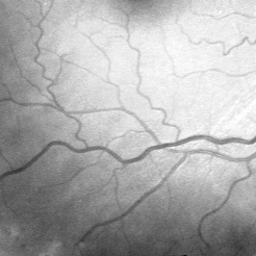
%> input picture Thuat toan chi Tran/Phu/vessel.png, 256 x 256 px
$ octave --eval "result = detectVessel(imread('vessel.png'));"   (GNU Octave 9; MATLAB toolbox functions it lacks are replaced by stand-ins)
%> lines starting %> are read from the running program, lines starting %| are printed output that depends on the picture; in (x1, y1, x2, y2) boxes, pixels count from 0 and x2, y2 are one past the last pixel; in counts of white or black regions, pixels touching at a corner belong together; the program's own positions count from 1
### Thuat toan chi Tran/Phu/FrangiFilter.m
function [output,scale,direction] = FrangiFilter(im)
% function [output,scale,direction] = FrangiFilter(im,options)
% Ham FrangiFilter dung vector truc giao Hessian de tinh toan tinh like
% -liness cua 1 vung anh dua theo pp Multiscale.
%
% [output,scale,direction] = FrangiFilter(im,options)
%
% inputs,
%   I : The input image (vessel image)
%   Options : Struct with input options,
%       .FrangiscaleRange   : Khoang xac dinh cua scale duoc su dung
%       .FrangiscaleRatio   : Step cua scale
%       .FrangiBetaOne      : Tham so Beta trong (2.15). Default b=0.5
%       .FrangiBetaTwo      : Tham so c trong (2.15), default c=15
%
% outputs,
%   output      : The vessel enhanced image (pixel is the maximum found in
%                   all scales)
%   scale       : Tra ve scale ma pixel dat cuc dai qua bo loc.
%   direction   : Huong cua pixel dua tren eigenvector nho hon.
%
% Example,
%   I=double(imread ('vessel.png'));
%   Ivessel=FrangiFilter(I);
%
% Written by Marc Schrijver, 2/11/2001
% Re-Written by D.Kroon University of Twente (May 2009)
% Re-Written by Quoc Du University of Science (December 2012)


%     Convert gray to double
    if (~strcmp(class(im),'double'))
        im=double(im);
    end

    defaultoptions = struct('range', [2 6], 'ratio', 1.25, 'beta', 2.0, 'c', 450);
% [14 lines of commented-out code are left out]
    loop=1;
    while(round(defaultoptions.range(1)*(defaultoptions.ratio)^loop) <= defaultoptions.range(2))
        loop=loop+1;
    end

    beta  = defaultoptions.beta;
    c     = defaultoptions.c;

%     Tao ra cac mang chua cac anh trung gian.
    ALLfiltered=zeros([size(im) loop]);
    ALLangles=zeros([size(im) loop]);

%     Loc Multiscale
    down=defaultoptions.range(1);   %2
    for i = 1:loop

        %   Tinh ma tran Hessian thong qua G(x,sigma)
        [Dxx,Dxy,Dyy] = Hessian(im,down);

        %   Cong thuc (2.2)
        Dxx = (down^2)*Dxx;
        Dxy = (down^2)*Dxy;
        Dyy = (down^2)*Dyy;

        %   Tinh tri rieng va vector rieng
        [Lambda1,Lambda2,Ix,Iy]=eig2image(Dxx,Dxy,Dyy);

        %   Tinh direction cac vector rieng
        angles = atan2(Ix,Iy);

        %   Tinh do tuong dong
        Lambda2(Lambda2==0) = eps;
        Rb = (Lambda1./Lambda2).^2;     %   Cong thuc (2.10)
        S2 = Lambda2.^2 + Lambda1.^2;   %   Cong thuc (2.12)

        %   Anh output tuong ung voi scale
        Ifiltered = exp(-Rb/beta) .*(ones(size(im))-exp(-S2/c)); %   Cong thuc (2.13)
        Ifiltered(Lambda2<0)=0;     %   Cong thuc (6.6)

        %   Voi moi phan tu la mot anh sau khi loc tuong ung voi scale.
        ALLfiltered(:,:,i) = Ifiltered;
        ALLangles(:,:,i) = angles;

        down=down+defaultoptions.ratio;
    end
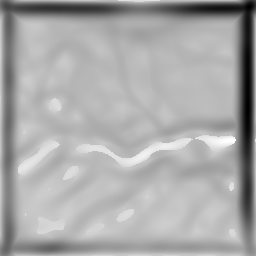
%> Lambda2: size 256x256 double; min -61.3, max 14.47, mean -10.94; drawn with min black and max white
%> after the loop, down = 9.5
        largest_vessel= Ifiltered;

%     To hop gia tri likeliness theo cong thuc (2.14)
    if loop > 1
        [output,scale] = max(ALLfiltered,[],3);  %   Cong thuc (2.14)
        output = reshape(output,size(im));
        if(nargout>1)
            scale = reshape(scale,size(im));
        end
        if(nargout>2)
            direction = reshape(ALLangles((1:numel(im))'+(scale(:)-1)*numel(im)),size(im));
        end
    else
        output = reshape(ALLfiltered,size(im));
        if(nargout>1)
                scale = ones(size(im));
        end
        if(nargout>2)
            direction = reshape(ALLangles,size(im));
        end
    end

    direction=normal(direction);    %   Dua direction ve trong khoang [0,pi]
end

### Thuat toan chi Tran/Phu/Hessian.m
function [Dxx,Dxy,Dyy] = Hessian(I,Sigma)

if nargin < 2, Sigma = 1; end

   [X,Y]   = ndgrid(-round(3*Sigma):round(3*Sigma));

%   Chung minh cong thuc trong giay nhap.
DGaussxx = 1/(2*pi*Sigma^4) * (X.^2/Sigma^2 - 1) .* exp(-(X.^2 + Y.^2)/(2*Sigma^2));
DGaussxy = 1/(2*pi*Sigma^6) * (X .* Y)           .* exp(-(X.^2 + Y.^2)/(2*Sigma^2));
DGaussyy = DGaussxx';

%   Loc theo mat na cua ham Guass trong khong gian scale tuyen tinh.
Dxx = imfilter(I,DGaussxx,'conv');
Dxy = imfilter(I,DGaussxy,'conv');
Dyy = imfilter(I,DGaussyy,'conv');

### Thuat toan chi Tran/Phu/normal.m
function Direction = normal(Direction)
    [m n]=size(Direction);
%> m = 256; n = 256
    for i=1:m
        for j=1:n
            if (Direction(i,j)<0)
                Direction(i,j)=Direction(i,j)+pi;
            end
        end
    end
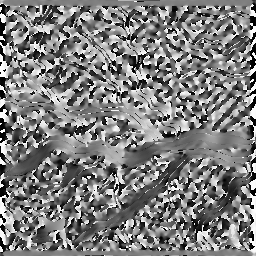
%> Direction: size 256x256 double; min 2.03e-05, max 3.14, mean 1.55; drawn with min black and max white
    Direction=pi-Direction;
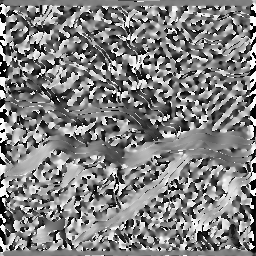
%> Direction: size 256x256 double; min 6.63e-06, max 3.14, mean 1.59; drawn with min black and max white
%> in detectVessel, `level = graythresh(output);`: level = 0.263
%> in detectVessel, `Img_Pro = im2bw(output,level);`: Img_Pro: size 256x256 logical; 2.7% white; 31 white regions (25 under 20 px), largest, box (x1, y1, x2, y2) and area: (4, 134, 256, 176) 1175, (188, 149, 252, 162) 210, (131, 156, 186, 209) 138, (123, 109, 158, 141) 65, (224, 173, 250, 203) 56, (58, 106, 67, 114) 21
%> in detectVessel, `output1(output1 <= theshold) = 0;`: output1: size 256x256 double; min 0, max 0.982, mean 0.0222
%> in detectVessel, `output1(output1 > theshold) = 1;`: output1: size 256x256 double; values 0 (black) and 1 (white), 11.3% white; 92 white regions (68 under 20 px), largest, box (x1, y1, x2, y2) and area: (4, 5, 256, 249) 5332, (118, 8, 181, 137) 514, (60, 166, 85, 185) 194
end

### Thuat toan chi Tran/Phu/findNeighbors.m
function [output, kc_euclid] = findNeighbors(Img,ratio,ep_kc)
%> called with ratio = 0.02, ep_kc = 10
n = size(Img,1); m = size(Img,2);
%> after `n = size(Img,1)`: n = 256
%> after `m = size(Img,2)`: m = 256
S = n*m; kc_euclid = 0;
%> after `S = n*m`: S = 65536
output = Img;
[L,N] = bwlabel(Img, 8);
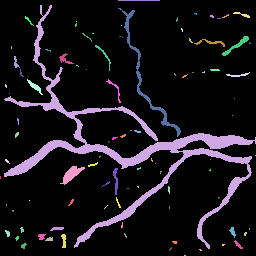
%> L: size 256x256 double; 93 distinct labels, from 0 to 92; one colour per label, 0 black
%> N = 92
PP  = regionprops(L,'PixelIdxList');
%> PP = 92 items
AA  = regionprops(L,'Area');
%> AA = 92 regions; largest, Area: 5332, 514, 194, 118, 73
id = 0;
max_area = 0;
DS = [];
Toado = cell(1);
for i=1:N
    A = AA(i).Area;
    P = PP(i).PixelIdxList;
    XY = getxy(n,P);
    Toado{i} = XY;
    if(A/S*100<ratio)
        output(L==i) = 0;
        continue;
    end
    DS = [DS i];
    if(A>max_area)
        id = i;
        max_area = A;
    end
end
%> this loop made 92 passes
%> (A, DS, id, max_area) on pass 2: (5332, 2, 2, 5332)
%> (A, P, X in getxy, Y in getxy, XY) on passes 1, 3, 6, 7, 8: (3, [177; 178; 179], [1; 1; 1], [178; 179; 180], [178 1; 179 1; 180 1]), (6, [1365; 1366; 1367; 1622; 1623; 1624], [6; 6; 6; 7; 7; 7], [86; 87; 88; 87; 88; 89], [86 6; 87 6; 88 6; 87 7; 88 7; 89 7]), (2, [1741; 1742], [7; 7], [206; 207], [206 7; 207 7]), (1, 2398, 10, 95, [95 10]), (3, [2863; 2864; 2865], [12; 12; 12], [48; 49; 50], [48 12; 49 12; 50 12])
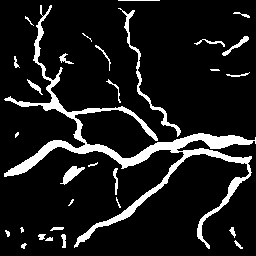
%> output: size 256x256 double; values 0 (black) and 1 (white), 10.8% white; 30 white regions (6 under 20 px), largest, box (x1, y1, x2, y2) and area: (4, 5, 256, 249) 5332, (118, 8, 181, 137) 514, (60, 166, 85, 185) 194
%> after the loop, DS = 30 values from 2 to 88; Toado = 92 items
if(id==0)
    return;
end
List = id;
%> List = 2
List_Toado = Toado{id};
luot = 1; i = 1;
euclid = 0;
soluot = ceil(sqrt(length(DS)));
%> soluot = 6
while(i<=length(DS)&&luot<=soluot)
    if(isempty(find(List==DS(i))))
        H = Toado{DS(i)};
        euclid = khoangcach(H,List_Toado);
        if(euclid<=ep_kc)
            List = [List DS(i)];
            List_Toado = [List_Toado; H];
            if(euclid>kc_euclid)
                kc_euclid = euclid;
            end
        end
    end
    i = i+1;
    if(i>length(DS))
        i = 1;
        luot = luot+1;
    end
end
%> this loop made 180 passes
%> (kc in khoangcach, euclid, List, kc_euclid) on passes 7, 8, 14, 40: (3, 3, [2 17], 3), (6, 6, [2 17 18], 6), (9, 9, [2 17 18 24 26], 9), (9.06, 9.06, [2 17 18 24 26 39 42 43 45 22], 9.06)
%> (kc in khoangcach, euclid, List) on passes 12, 19, 20, 21, 23, 41: (5, 5, [2 17 18 24]), (4.12, 4.12, [2 17 18 24 26 39]), (4, 4, [2 17 18 24 26 39 42]), (3, 3, [2 17 18 24 26 39 42 43]), (3, 3, [2 17 18 24 26 39 42 43 45]), (5, 5, [2 17 18 24 26 39 42 43 45 22 23])
%> after the loop, H = 30 rows, first 12: [243 235; 242 236; 243 236; 244 236; 245 236; 243 237; 244 237; 245 237; 246 237; 247 237; 244 238; 245 238]; List = [2 17 18 24 26 39 42 43 45 22 23 35 44 20 31]; luot = 7
for i=1:length(DS)
    if(isempty(find(List==DS(i))))
        output(L==DS(i)) = 0;
    end
end
%> this loop made 30 passes
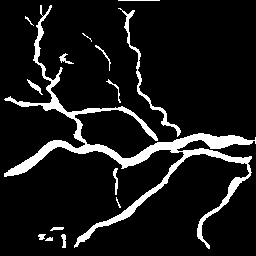
%> output: size 256x256 double; values 0 (black) and 1 (white), 9.8% white; 15 white regions (2 under 20 px), largest, box (x1, y1, x2, y2) and area: (4, 5, 256, 249) 5332, (118, 8, 181, 137) 514, (113, 168, 118, 195) 73

end

### Thuat toan chi Tran/Phu/getxy.m
function [XY] = getxy(n,P)
X = floor(P/n)+1; Y = mod(P,n)+1;
XY = [Y X];
end

### Thuat toan chi Tran/Phu/khoangcach.m
function [kc] = khoangcach(H1, H2)
Eucl =  pdist2(H1,H2);
kc = min(min(Eucl));
end

### Thuat toan chi Tran/Phu/skeleton.m
function S=skeleton(I,verbose)
% This function Skeleton will calculate an accurate skeleton (centerlines)
% of an object represented by an binary image / volume using the fastmarching
% distance transform.
%
% S=skeleton(I,verbose)
%
% inputs,
%	I : A 2D or 3D binary image
%	verbose : Boolean, set to true (default) for debug information
%
% outputs
%   S : Cell array with the centerline coordinates of the skeleton branches
%
% Literature
%   Robert van Uitert and Ingmar Bitter : "Subvoxel precise skeletons of volumetric
%	data base on fast marching methods", 2007.
%
% Example 2D,
%
% % Read Blood vessel image
%   I=im2double(rgb2gray(imread('images/vessels2d.png')));
%
% % Convert double image to logical
%   Ibin=I<0.5;
%
% % Use fastmarching to find the skeleton
%   S=skeleton(Ibin);
% % Display the skeleton
%   figure, imshow(Ibin); hold on;
%   for i=1:length(S)
%     L=S{i};
%     plot(L(:,2),L(:,1),'-','Color',rand(1,3));
%   end
%
%
%  Example 3D,
%
% % Read Blood vessel image
%   load('images/vessels3d');
% % Note, this data is pre-processed from Dicom ConeBeam-CT with
% % V = imfill(Vraw > 30000,'holes');
%
% % Use fastmarching to find the skeleton
%   S=skeleton(V);
%
%
% % Show the iso-surface of the vessels
% figure,
%   FV = isosurface(V,0.5)
%   patch(FV,'facecolor',[1 0 0],'facealpha',0.3,'edgecolor','none');
%   view(3)
%   camlight
% % Display the skeleton
%   hold on;
%   for i=1:length(S)
%     L=S{i};
%     plot3(L(:,2),L(:,1),L(:,3),'-','Color',rand(1,3));
%   end

if(nargin<2), verbose=true; end

if(size(I,3)>1), IS3D=true; else IS3D=false; end

% Distance to vessel boundary
BoundaryDistance=getBoundaryDistance(I,IS3D);
% if(verbose),
%     disp('Distance Map Constructed');
% end

% Get maximum distance value, which is used as starting point of the
% first skeleton branch
[SourcePoint,maxD]=maxDistancePoint(BoundaryDistance,I,IS3D);

% Make a fastmarching speed image from the distance image
SpeedImage=(BoundaryDistance/maxD).^4;
SpeedImage(SpeedImage==0)=1e-10;

% Skeleton segments found by fastmarching
SkeletonSegments=cell(1,1000);

% Number of skeleton iterations
itt=0;

while(true)
%     if(verbose),
%         disp(['Find Branches Iterations : ' num2str(itt)]);
%     end

    % Do fast marching using the maximum distance value in the image
    % and the points describing all found branches are sourcepoints.
    [T,Y] = msfm(SpeedImage, SourcePoint, false, false);

    % Trace a branch back to the used sourcepoints
    StartPoint=maxDistancePoint(Y,I,IS3D);

    ShortestLine=shortestpath(T,StartPoint,SourcePoint,1,'rk4');
    % Calculate the length of the new skeleton segment
    linelength=GetLineLength(ShortestLine,IS3D);

    % Stop finding branches, if the lenght of the new branch is smaller
    % then the diameter of the largest vessel
    if(linelength<maxD*2), break; end;

    % Store the found branch skeleton
    itt=itt+1;
    SkeletonSegments{itt}=ShortestLine;

    % Add found branche to the list of fastmarching SourcePoints
    SourcePoint=[SourcePoint ShortestLine'];
end
SkeletonSegments(itt+1:end)=[];
S=OrganizeSkeleton(SkeletonSegments,IS3D);
% if(verbose),
%     disp(['Skeleton Branches Found : ' num2str(length(S))]);
% end

% [65 lines left out: functions GetLineLength, OrganizeSkeleton, not called in this run]

function BoundaryDistance=getBoundaryDistance(I,IS3D)
%> called with IS3D = false
% Calculate Distance to vessel boundary

% Set all boundary pixels as fastmarching source-points (distance = 0)
if(IS3D),S=ones(3,3,3); else S=ones(3,3); end
B=xor(I,imdilate(I,S));
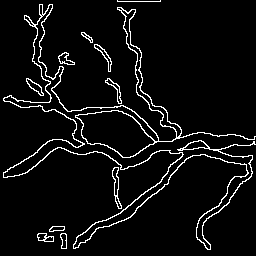
%> B: size 256x256 logical; 5.6% white in thin lines or dots
ind=find(B(:));
%> ind = 3640 values from 867 to 65425
if(IS3D)
    [x,y,z]=ind2sub(size(B),ind);
    SourcePoint=[x(:) y(:) z(:)]';
else
    [x,y]=ind2sub(size(B),ind);
%> x = 3640 values, max 250 at index 3200, min 1 at index 1772, mean 130.9; y = 3640 values from 4 to 256
    SourcePoint=[x(:) y(:)]';
end

% Calculate Distance to boundarypixels for every voxel in the volume
SpeedImage=ones(size(I));
%> the run ends on the next line
BoundaryDistance = msfm(SpeedImage, SourcePoint, false, true);

% Mask the result by the binary input image
BoundaryDistance(~I)=0;

% [15 lines left out: function maxDistancePoint, not called in this run]

### Thuat toan chi Tran/Phu/eig2image.m
function [Lambda1,Lambda2,Ix,Iy]=eig2image(Dxx,Dxy,Dyy)
% Tinh vecto rieng va tri rieng cua ma tran anh tu bo loc Guass.
% Sap xep cac tri rieng theo tri tuyet doi.
%
% [Lambda1,Lambda2,Ix,Iy]=eig2image(Dxx,Dxy,Dyy)
%
% input:
%     Dxx,Dxy,Dyy     : Anh xam sau khi loc bang ham Guassian
%
% output:
%     Lamda1  : Tri rieng truc giao nho
%     Lamda2  : Tri rieng truc giao lon
%     Ix      : Vector truc giao co tri rieng nho
%     Iy      : Vector truc giao co tri rieng lon.
%
%      | Dxx  Dxy |
%      |          |
%      | Dxy  Dyy |

% Tinh vecto tri rieng nhu trong chung minh
% Ma tran doi xung luon cho tri rieng la so thuc va tuong ung la vector thuc
    tmp = sqrt((Dxx - Dyy).^2 + 4*Dxy.^2);
    v2x = 2*Dxy;
    v2y = Dyy - Dxx + tmp;

% Chuan hoa vector
    mag = sqrt(v2x.^2 + v2y.^2);
    i = (mag ~= 0);
    v2x(i) = v2x(i)./mag(i);
    v2y(i) = v2y(i)./mag(i);

% The eigenvectors are orthogonal
    v1x = -v2y;
    v1y = v2x;

% Tinh tri rieng
    mu1 = 0.5*(Dxx + Dyy + tmp);
    mu2 = 0.5*(Dxx + Dyy - tmp);

% Sort eigen values by absolute value abs(Lambda1)<abs(Lambda2)
    check=abs(mu1)>abs(mu2);
    Lambda1=mu1; Lambda1(check)=mu2(check); % Sap xep cac gia tri truc giao nho vao Lamda1
    Lambda2=mu2; Lambda2(check)=mu1(check); % Sap xep cac gia tri truc giao lon vao Lamda2
    Ix=v1x; Ix(check)=v2x(check);           %   Vecto truc giao co tri rieng nho
    Iy=v1y; Iy(check)=v2y(check);           %   Vecto truc giao co tri rieng lon

### Thuat toan chi Tran/Phu/detectVessel.m
function [S] = detectVessel(Img)
ratio = 0.02;

% Frangi Filter
[output,~,~] = FrangiFilter(Img);
% figure,imshow(output);

% Otsu Method
level = graythresh(output);
Img_Pro = im2bw(output,level);
% figure,imshow(Img_Pro);

% Main vessel
theshold = 0.02;
% epxilon = 0.001;
distance = 10;

output1 = output;
output1(output1 <= theshold) = 0;
output1(output1 > theshold) = 1;

% Taking neighbors of main vessel
output2 = findNeighbors( output1, ratio, distance);
PV = im2double(output2);

% Set of vessels between junctions
S = skeleton(PV);
S = connectVessels(S, distance);

% Plot skeleton of the vessel
imshow(Img);
hold on;
for i=1:length(S)
    L=S{i};
    plot(L(:,2),L(:,1),'-','Color','blue');
end

% Set of strainght line points
lines = segment_coor(S, output);

for i=1:length(lines)
    S = lines{i};
    % Start_End = startend_point(S);
    Start_End = startend(S);
    Seed = seedPoint(Start_End, S, Img_Pro);
% [6 lines of commented-out code are left out]

    n = length(S);
    Coor = [];
    for k=1:n
         L = S{k};
         Coor = [Coor; L(1,:); L(end,:)];
    end
    % Set of juctions
    % Coor = sub_not_coor(Coor);

    % Detect the level of juctions
    % detect_level(Seed,Coor,1);
end

end
